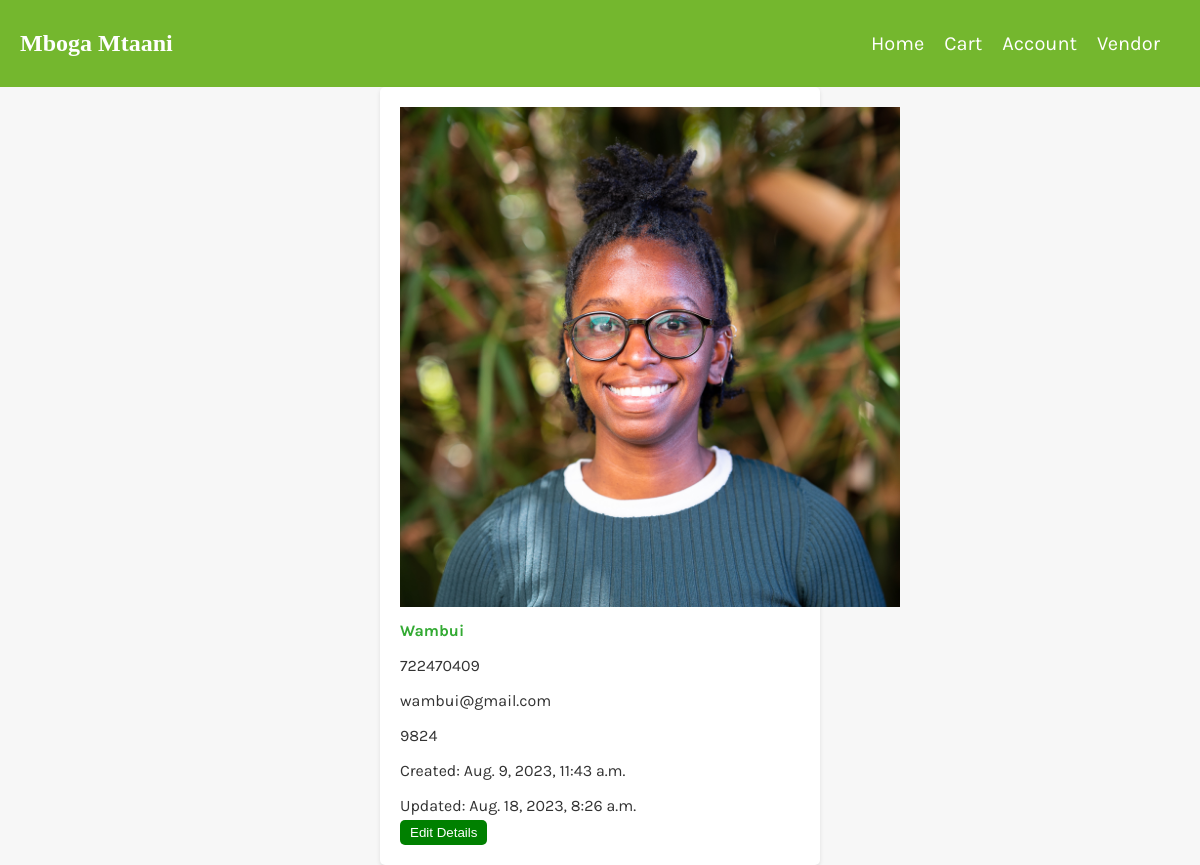
Page /customer_Details/customers/details/2/ on the earlier database version.
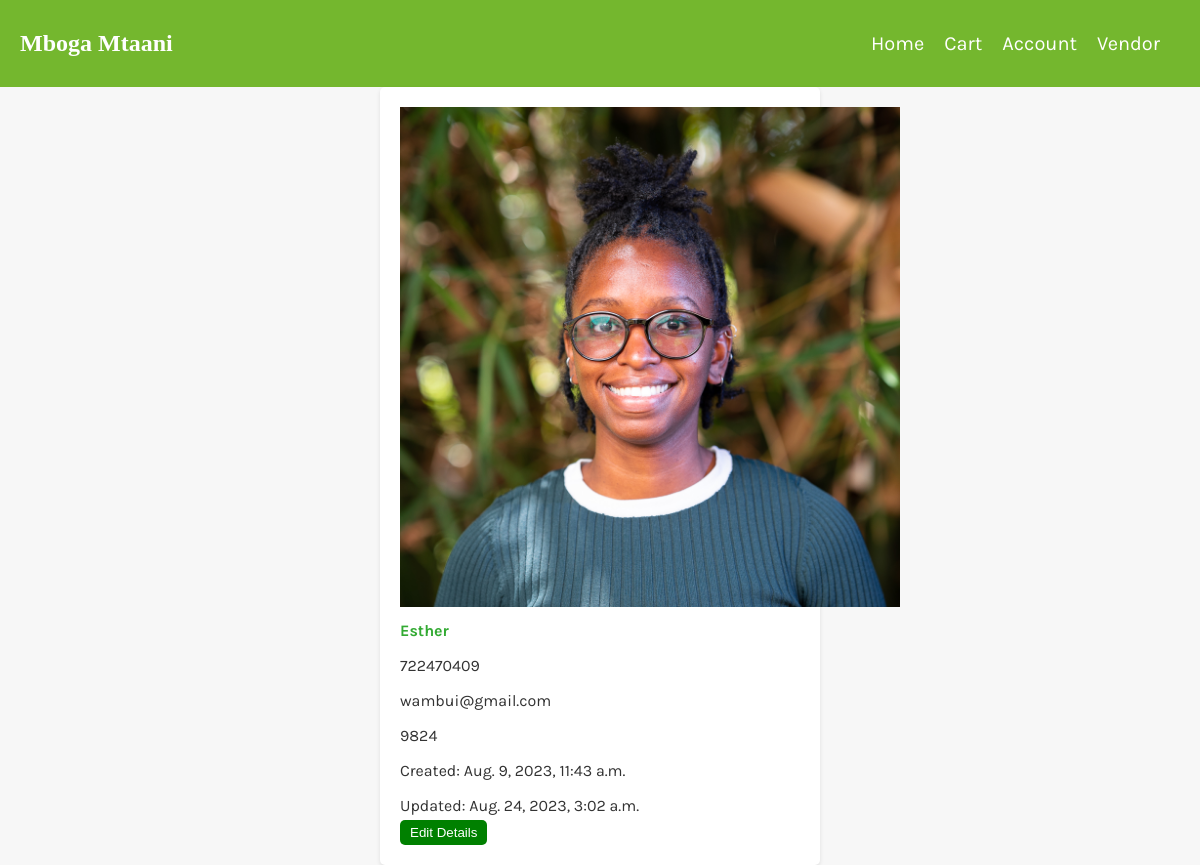
Same page on the later database version.
### customer_Details/models.py (models this page shows, shortened)
class Customers(models.Model):
    image = models.ImageField()
    first_Name = models.CharField(max_length=32)
    last_Name = models.CharField(max_length=32)
    phone_Number = models.PositiveIntegerField()
    email = models.CharField(max_length=32)
    address = models.CharField(max_length=32)
    date_created = models.DateTimeField(auto_now_add=True)
    date_updated = models.DateTimeField(auto_now=True)
    class Meta:
        verbose_name = 'Customer'
        verbose_name_plural = 'Customers'

### customer_Details/views.py (the view)
# urls.py: path('customers/details/<int:id>/', customer_detail, name='customer_details_view'),
def customer_detail(request, id):
    customer = Customers.objects.get(id=id)
    return render (request, "customer_Details/customer_details.html", {"customer": customer})

### templates/customer_Details/customer_details.html (shortened to what this page needs)
<!DOCTYPE html>
<html lang="en">
<head>
    {% load static%}
    <link rel="stylesheet" type="text/css" href="{% static 'css/customer_details.css' %}">
</head>
<body>
    {% include 'navbar.html'%}
    <div class="details-container">
        <img class="customer-image" src="{{ customer.image.url }}" alt="Customer Image">
        <h4 class="customer-name">{{ customer.first_Name }}</h4>
        <p class="customer-info">{{ customer.phone_Number }}</p>
        <p class="customer-info">{{ customer.email }}</p>
        <p class="customer-info">{{ customer.address }}</p>
        <p class="customer-info">Created: {{ customer.date_created }}</p>
        <p class="customer-info">Updated: {{ customer.date_updated }}</p>
        <a href="{% url 'customer_edit_view' customer.id %}"><button class="edit-button">Edit Details</button></a>
    </div>
</body>
</html>

Differences in the rows shown:
changed Customers "wambui@gmail.com": first_Name "Wambui" → "Esther"; date_updated "Aug. 18, 2023, 8:26 a.m." → "Aug. 24, 2023, 3:02 a.m."
